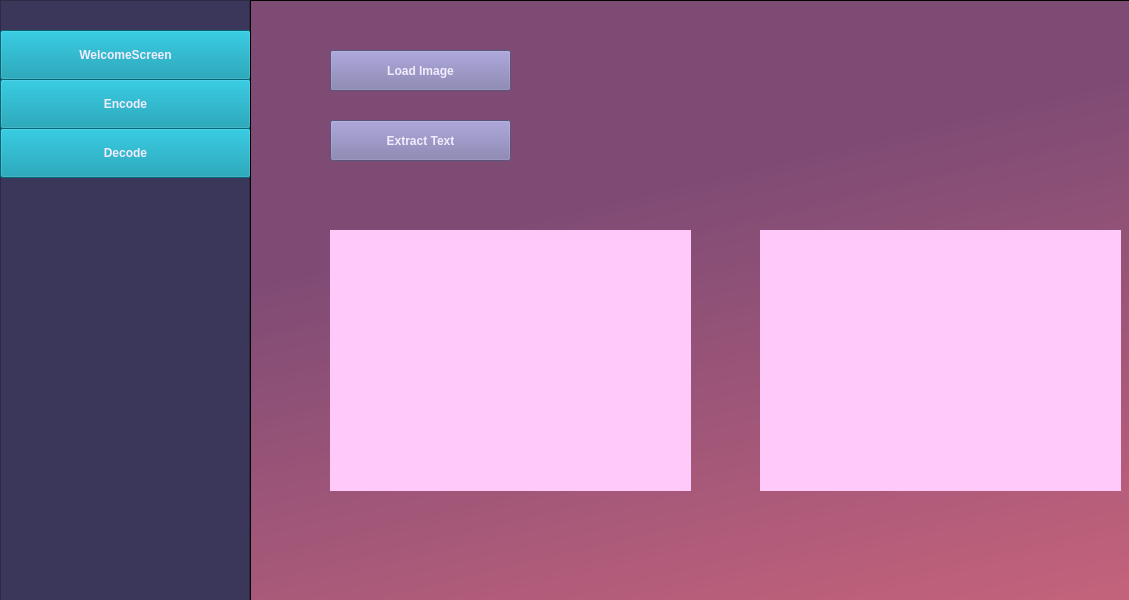
<?xml version="1.0" encoding="UTF-8"?>
<ui version="4.0">
 <class>Form</class>
 <widget class="QWidget" name="Form">
  <property name="geometry">
   <rect>
    <x>0</x>
    <y>0</y>
    <width>1129</width>
    <height>600</height>
   </rect>
  </property>
  <property name="windowTitle">
   <string>Form</string>
  </property>
  <property name="styleSheet">
   <string notr="true">background-color:qlineargradient(spread:pad, x1:0, y1:0, x2:1, y2:1, stop:0.140704 rgba(126, 75, 117, 255), stop:0.442211 rgba(192, 97, 123, 255), stop:0.713568 rgba(241, 134, 111, 255), stop:1 rgba(255, 187, 99, 255));

color: #3b375b;
</string>
  </property>
  <widget class="QFrame" name="Frame1">
   <property name="geometry">
    <rect>
     <x>250</x>
     <y>0</y>
     <width>5000</width>
     <height>1000</height>
    </rect>
   </property>
   <property name="styleSheet">
    <string notr="true">background-color:qlineargradient(spread:pad, x1:0, y1:0, x2:1, y2:1, stop:0.140704 rgba(126, 75, 117, 255), stop:0.386935 rgba(192, 97, 123, 255), stop:0.628141 rgba(241, 134, 111, 255), stop:0.969849 rgba(255, 187, 99, 255));</string>
   </property>
   <property name="frameShape">
    <enum>QFrame::StyledPanel</enum>
   </property>
   <property name="frameShadow">
    <enum>QFrame::Raised</enum>
   </property>
   <widget class="QPushButton" name="LoadImage">
    <property name="geometry">
     <rect>
      <x>80</x>
      <y>50</y>
      <width>181</width>
      <height>41</height>
     </rect>
    </property>
    <property name="styleSheet">
     <string notr="true">background-color: #7c76aa;
color: #f3ecff;
font: bold;</string>
    </property>
    <property name="text">
     <string>Load Image</string>
    </property>
   </widget>
   <widget class="QLabel" name="OrgnImage">
    <property name="geometry">
     <rect>
      <x>80</x>
      <y>230</y>
      <width>361</width>
      <height>261</height>
     </rect>
    </property>
    <property name="styleSheet">
     <string notr="true">background-color:#ffcaf9;</string>
    </property>
    <property name="text">
     <string>&lt;html&gt;&lt;head/&gt;&lt;body&gt;&lt;p&gt;&lt;br/&gt;&lt;/p&gt;&lt;/body&gt;&lt;/html&gt;</string>
    </property>
   </widget>
   <widget class="QPushButton" name="ExtractText">
    <property name="geometry">
     <rect>
      <x>80</x>
      <y>120</y>
      <width>181</width>
      <height>41</height>
     </rect>
    </property>
    <property name="styleSheet">
     <string notr="true">background-color: #7c76aa;
color: #f3ecff;
font: bold;</string>
    </property>
    <property name="text">
     <string>Extract Text</string>
    </property>
   </widget>
   <widget class="QLabel" name="HiddenTextImage">
    <property name="geometry">
     <rect>
      <x>510</x>
      <y>230</y>
      <width>361</width>
      <height>261</height>
     </rect>
    </property>
    <property name="styleSheet">
     <string notr="true">background-color:#ffcaf9;</string>
    </property>
    <property name="text">
     <string>&lt;html&gt;&lt;head/&gt;&lt;body&gt;&lt;p&gt;&lt;br/&gt;&lt;/p&gt;&lt;/body&gt;&lt;/html&gt;</string>
    </property>
   </widget>
  </widget>
  <widget class="QFrame" name="SideFrame">
   <property name="geometry">
    <rect>
     <x>0</x>
     <y>0</y>
     <width>250</width>
     <height>99999</height>
    </rect>
   </property>
   <property name="styleSheet">
    <string notr="true">background-color:#3b375b;

</string>
   </property>
   <property name="frameShape">
    <enum>QFrame::StyledPanel</enum>
   </property>
   <property name="frameShadow">
    <enum>QFrame::Raised</enum>
   </property>
   <widget class="QPushButton" name="Welcome">
    <property name="geometry">
     <rect>
      <x>0</x>
      <y>30</y>
      <width>251</width>
      <height>50</height>
     </rect>
    </property>
    <property name="minimumSize">
     <size>
      <width>251</width>
      <height>0</height>
     </size>
    </property>
    <property name="maximumSize">
     <size>
      <width>114</width>
      <height>16777215</height>
     </size>
    </property>
    <property name="styleSheet">
     <string notr="true">
QPushButton {
background-color:#0091a9;
color: #f3ecff;

font: bold;
padding: 6px;

min-width: 237%;
max-width: 100%;
}</string>
    </property>
    <property name="text">
     <string>WelcomeScreen</string>
    </property>
   </widget>
   <widget class="QPushButton" name="Encode">
    <property name="geometry">
     <rect>
      <x>0</x>
      <y>79</y>
      <width>251</width>
      <height>50</height>
     </rect>
    </property>
    <property name="minimumSize">
     <size>
      <width>251</width>
      <height>0</height>
     </size>
    </property>
    <property name="styleSheet">
     <string notr="true">
QPushButton {
background-color:#0091a9;
color: #f3ecff;

font: bold;
padding: 6px;

min-width: 237%;
max-width: 100%;
}</string>
    </property>
    <property name="text">
     <string>Encode</string>
    </property>
   </widget>
   <widget class="QPushButton" name="Decode">
    <property name="geometry">
     <rect>
      <x>0</x>
      <y>128</y>
      <width>251</width>
      <height>50</height>
     </rect>
    </property>
    <property name="styleSheet">
     <string notr="true">
QPushButton {
background-color:#0091a9;
color: #f3ecff;

font: bold;
padding: 6px;

min-width: 237%;
max-width: 100%;
}</string>
    </property>
    <property name="text">
     <string>Decode</string>
    </property>
   </widget>
  </widget>
 </widget>
 <resources/>
 <connections/>
</ui>
